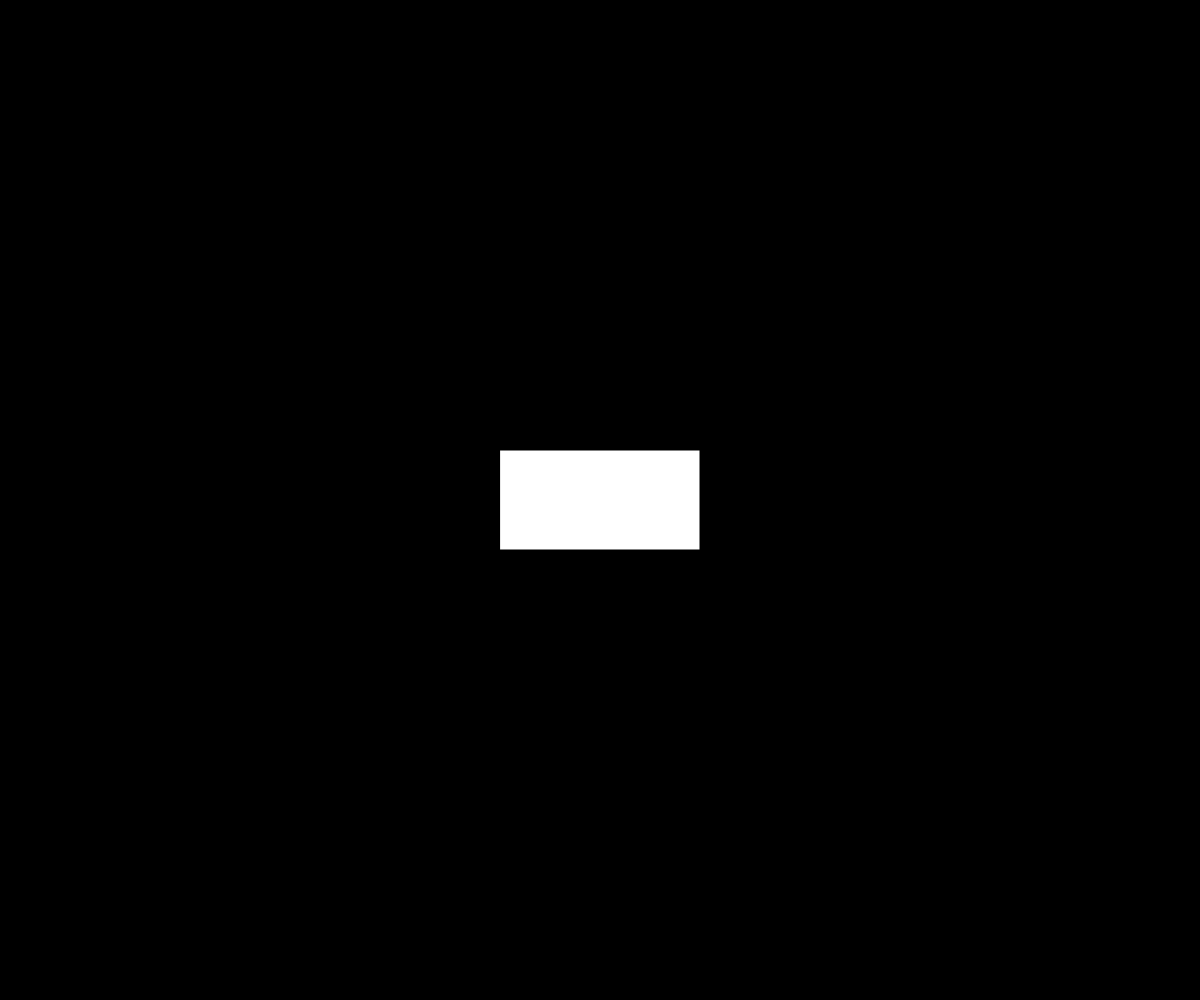
Frame 1 (no input)
Frame 60 (no input): identical to frame 1, image omitted
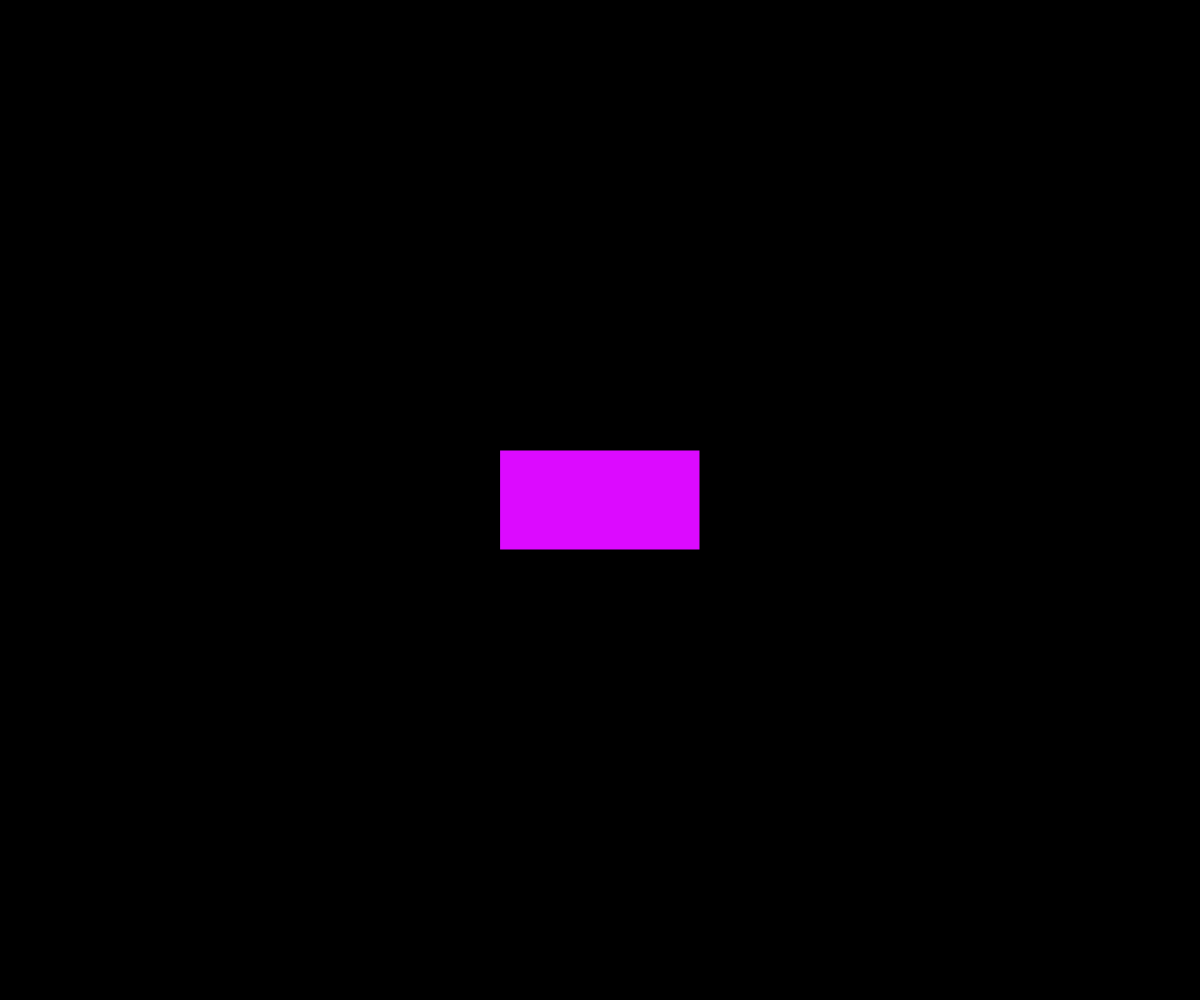
Frame 120 (the mouse pressed at the canvas centre since frame 60)

The p5.js sketch that drew these frames (run headless with seeded random() and noise() and a simulated clock; from frame 60 on, the mouse is pressed at the canvas centre):

// p5.js sketch
// ── sketch.js
// Pickupable primitives
// Srushti Vyas
// Nov 17
// Simple location of mouse movable (pickupable) shapes

// global variables
let x, y, rSize;
let rLeft, rRight, rTop ,rBottom; //edge positions of rectangle
let pickedUp = false; //are we currently moving the object?
let mouseOver = false; //are we hovering on the object

function setup() {
  createCanvas(windowWidth, windowHeight);
  rectMode(CENTER);
  x = width/2;
  y = height/2;
  rSize = 200; // rHeight will be the half of rSize

}

function draw() {
  background(0);
  drawRectangle();
}

function drawRectangle(){
  // renders the rectangle and also checks for mous  interections
  
  updateEdgePositions();
  print(rLeft + " " + rRight + " " + rTop + " " + rBottom + " " + pickedUp + " " + mouseOver);

  if(mouseX > rLeft && mouseX < rRight && mouseY > rTop && mouseY < rBottom){
     fill(220,10,255);
     mouseOver = true;
  }
  else{
    fill(255);
    mouseOver = false;
  }

  if(pickedUp){
    //can this be improved?? to not autocenter on the mouse?
    x = mouseX;
    y = mouseY;
  }

  rect(x,y, rSize, rSize/2);
}

function updateEdgePositions(){
  //update the left/right /top/bottom variables for our rectangle

  rLeft = x- rSize/2;
  rRight  = x + rSize/2;
  rTop = y - rSize/4;
  rBottom = y + rSize/4;
}

function mousePressed(){
  if(mouseOver){
    pickedUp = true;
  }

}

function mouseReleased(){
  pickedUp = false;

}
